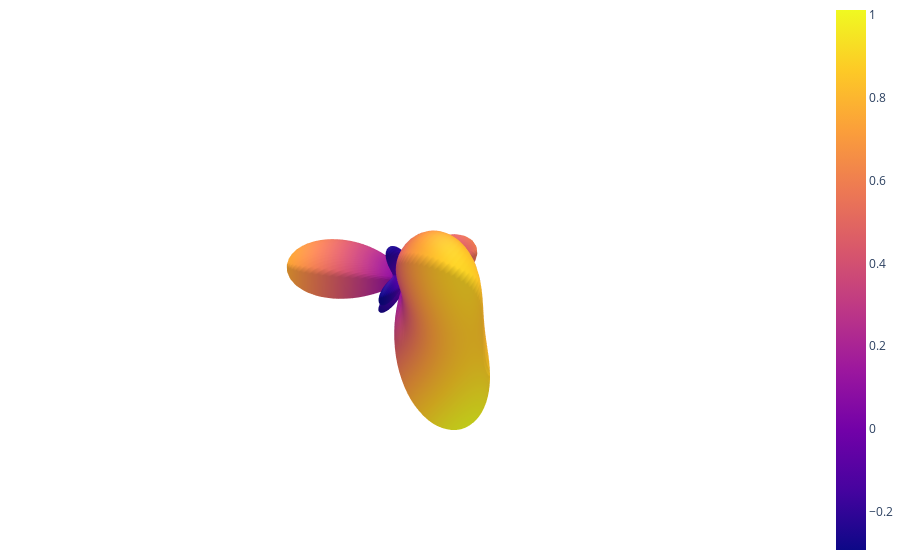

The notebook cell this image was saved under:
### Code cell
visualize(pred_sig.detach())

### Figure 1 — Plotly figure (JSON) as saved in the notebook; plotly's stock layout.template omitted (floating-point values rounded to 4 significant figures; data arrays with more than 128 entries replaced by an {"elided": "..."} marker saying what was removed)
{"data": [{"surfacecolor": {"elided": "100x100 float values"}, "type": "surface", "x": {"elided": "100x100 float values"}, "y": {"elided": "100x100 float values"}, "z": {"elided": "100x100 float values"}}], "layout": {"margin": {"b": 0, "l": 0, "r": 0, "t": 0}, "paper_bgcolor": "rgba(255,255,255,255)", "plot_bgcolor": "rgba(255,255,255,255)", "scene": {"aspectmode": "cube", "bgcolor": "rgba(255,255,255,255)", "camera": {"eye": {"x": 0.5, "y": 0.5, "z": 0.5}}, "xaxis": {"backgroundcolor": "rgba(255,255,255,255)", "range": [-2.5, 2.5], "showgrid": false, "showticklabels": false, "title": {"text": ""}, "zeroline": false}, "yaxis": {"backgroundcolor": "rgba(255,255,255,255)", "range": [-2.5, 2.5], "showgrid": false, "showticklabels": false, "title": {"text": ""}, "zeroline": false}, "zaxis": {"backgroundcolor": "rgba(255,255,255,255)", "range": [-2.5, 2.5], "showgrid": false, "showticklabels": false, "title": {"text": ""}, "zeroline": false}}}}
